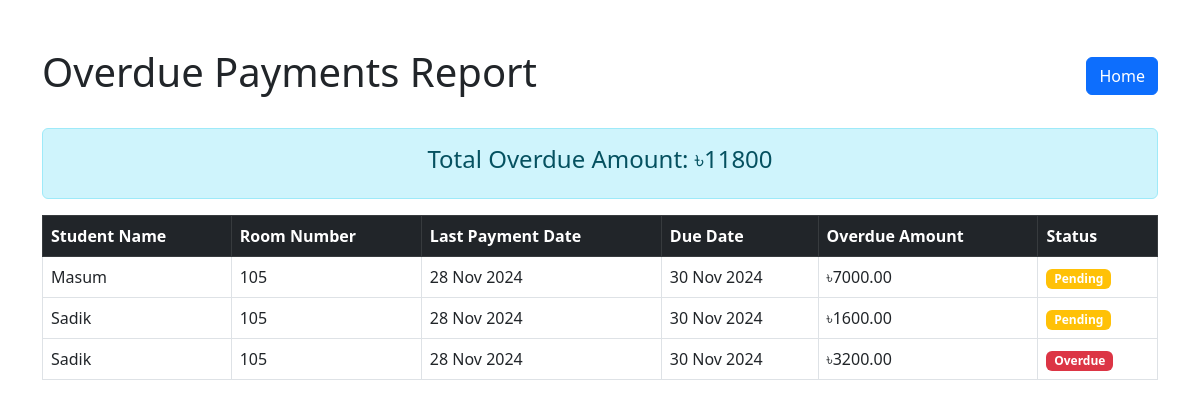
The page /overdue_payments/ (signed in) on the database as committed earlier.
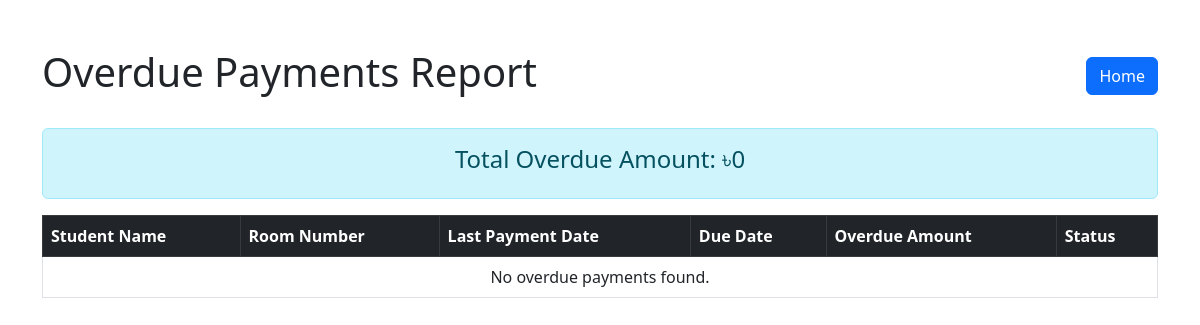
The same page on the database as committed later.
### hostel/models.py (models this page shows, shortened)
class Payment(models.Model):
    student = models.ForeignKey(Student, on_delete=models.CASCADE)
    amount = models.DecimalField(max_digits=10, decimal_places=2)
    currency = models.CharField(max_length=3, default='BDT')
    status = models.CharField(max_length=20, choices=[('Pending', 'Pending'), (
        'Completed', 'Completed'), ('Overdue', 'Overdue')], default='Pending')
    payment_date = models.DateTimeField(null=True, blank=True)
    due_date = models.DateField(null=True, blank=True)
    is_due = models.BooleanField(default=False)
    overdue_amount = models.DecimalField(max_digits=10, decimal_places=2)
    reference = models.CharField(max_length=255, blank=True, null=True)
    room_number = models.CharField(max_length=10, blank=True, null=True)
    oprstamp = models.ForeignKey(
        User, on_delete=models.SET_NULL, null=True, blank=True)
    timestamp = models.DateTimeField(auto_now_add=True)
    transaction_id = models.CharField(max_length=255, blank=True, null=True)

class Student(models.Model):
    name = models.CharField(max_length=100)
    email = models.EmailField(unique=True)
    contact_number = models.CharField(max_length=15)
    nid = models.CharField(max_length=15)
    room = models.ForeignKey(Room, on_delete=models.SET_NULL, null=True)

class Room (models.Model):
    room_number = models.CharField(max_length=10, unique=True)
    capacity = models.IntegerField()
    occupied_beds = models.IntegerField(default=0)

### hostel/views.py (the view)
# urls.py: path('overdue_payments/', views.get_overdue_payments, name='overdue_payments'),
@login_required
def get_overdue_payments(request):
    payments_with_status = Payment.objects.annotate(
        last_payment_date=Max('payment_date')
    ).filter(
        due_date__lt=date.today(),  # Due date is earlier than today
        status__in=['Pending', 'Overdue']
    ).select_related('student', 'student__room')  # Ensure relationships exist
    total_due = payments_with_status.aggregate(
        total=Sum('overdue_amount')
    )['total'] or 0
    context = {
        'payments_with_status': payments_with_status,
        'total_due': total_due,
    }
    return render(request, 'hostel/overdue_report.html', context)

### hostel/templates/hostel/overdue_report.html (shortened to what this page needs)
<!DOCTYPE html>
<html lang="en">
<head>
    <link href="https://cdn.jsdelivr.net/npm/bootstrap@5.3.0-alpha1/dist/css/bootstrap.min.css" rel="stylesheet">
</head>
<body>
    <div class="container mt-5">
        <div class="d-flex justify-content-between align-items-center mb-4">
            <h1>Overdue Payments Report</h1>
            <a href="{% url 'home' %}" class="btn btn-primary">Home</a>
        </div>
        <div class="alert alert-info text-center" role="alert">
            <h4>Total Overdue Amount: ৳{{ total_due }}</h4>
        </div>
        <table class="table table-bordered table-hover">
            <thead class="table-dark">
                <tr>
                    <th>Student Name</th>
                    <th>Room Number</th>
                    <th>Last Payment Date</th>
                    <th>Due Date</th>
                    <th>Overdue Amount</th>
                    <th>Status</th>
                </tr>
            </thead>
            <tbody>
                {% for payment in payments_with_status %}
                <tr>
                    <td>{{ payment.student.name }}</td>
                    <td>{{ payment.student.room.room_number }}</td>
                    <td>
                        {% if payment.last_payment_date %}
                            {{ payment.last_payment_date|date:"d M Y" }}
                        {% else %}
                            Not Paid
                        {% endif %}
                    </td>
                    <td>{{ payment.due_date|date:"d M Y" }}</td>
                    <td>৳{{ payment.overdue_amount }}</td>
                    <td>
                        <span class="badge {% if payment.status == 'Overdue' %}bg-danger{% else %}bg-warning{% endif %}">
                            {{ payment.status }}
                        </span>
                    </td>
                </tr>
                {% empty %}
                <tr>
                    <td colspan="6" class="text-center">No overdue payments found.</td>
                </tr>
                {% endfor %}
            </tbody>
        </table>
    </div>
</body>
</html>

Rows that differ between the two databases and show on the page:
removed Payment: student.name "Masum", student.room.room_number "105", last_payment_date "28 Nov 2024", due_date "30 Nov 2024", overdue_amount "7000.00", status "Pending"
removed Payment: student.name "Sadik", student.room.room_number "105", last_payment_date "28 Nov 2024", due_date "30 Nov 2024", overdue_amount "1600.00", status "Pending"
removed Payment: student.name "Sadik", student.room.room_number "105", last_payment_date "28 Nov 2024", due_date "30 Nov 2024", overdue_amount "3200.00", status "Overdue"
Other text that changed with them:
{{ total_due }}: "11800" → "0"
text now shown: "No overdue payments found."
